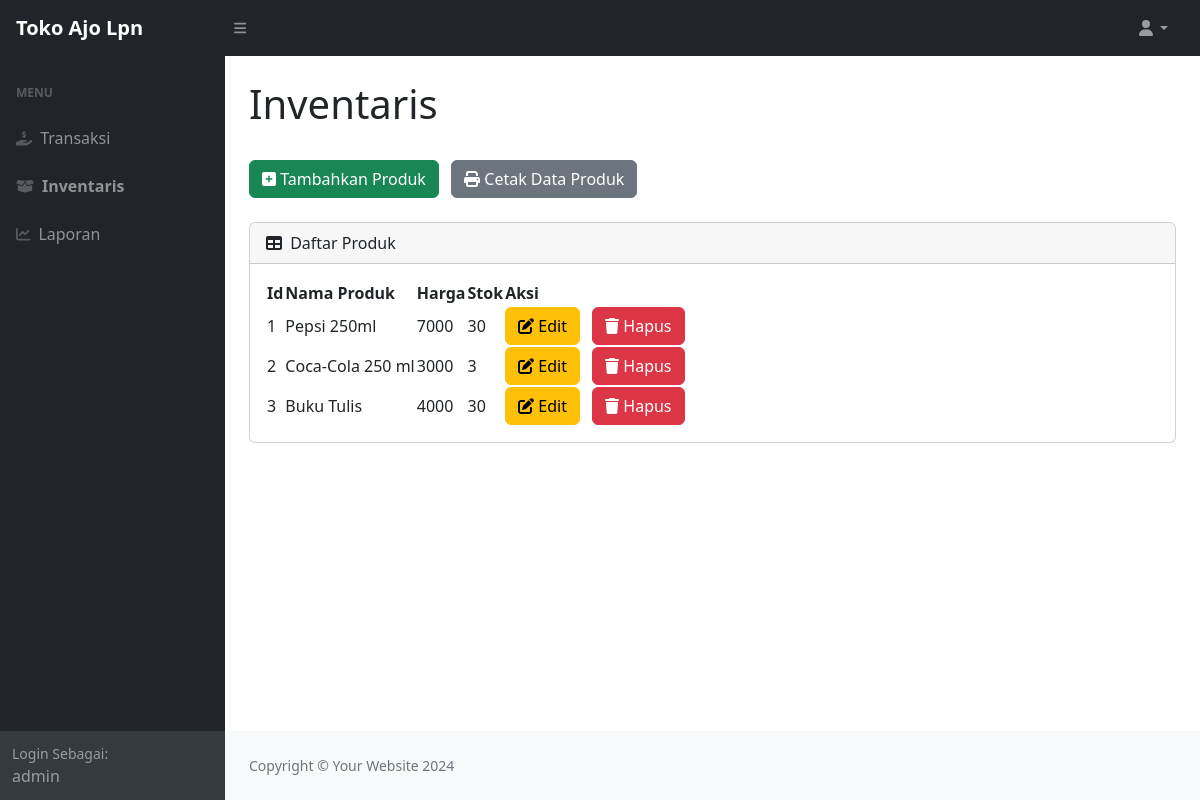
The page /tokoajo/inventaris.php (signed in) on the database its author committed.
### tables this page shows
CREATE TABLE `produk` (
  `idproduk` int(11) NOT NULL,
  `namaproduk` varchar(60) NOT NULL,
  `harga` int(11) NOT NULL,
  `stok` int(11) NOT NULL
);

### tokoajo/inventaris.php (the view, shortened to what this page needs)
<?php
require 'function.php';
?>
<!DOCTYPE html>
<html lang="en">
    <head>
        <link href="https://cdn.jsdelivr.net/npm/simple-datatables@7.1.2/dist/style.min.css" rel="stylesheet" />
        <link href="css/styles.css" rel="stylesheet" />
    </head>
    <body class="sb-nav-fixed">
        <nav class="sb-topnav navbar navbar-expand navbar-dark bg-dark">
            <a class="navbar-brand ps-3" href="index.php"><b>Toko Ajo Lpn</b></a>
            <button class="btn btn-link btn-sm order-1 order-lg-0 me-4 me-lg-0" id="sidebarToggle" href="#!"><i class="fas fa-bars"></i></button>
            <ul class="navbar-nav ms-auto ms-md-0 me-3 me-lg-4">
                <li class="nav-item dropdown">
                    <a class="nav-link dropdown-toggle" id="navbarDropdown" href="#" role="button" data-bs-toggle="dropdown" aria-expanded="false"><i class="fas fa-user fa-fw"></i></a>
                </li>
            </ul>
        </nav>
        <div id="layoutSidenav">
            <div id="layoutSidenav_nav">
                <nav class="sb-sidenav accordion sb-sidenav-dark" id="sidenavAccordion">
                    <div class="sb-sidenav-menu">
                        <div class="nav">
                            <div class="sb-sidenav-menu-heading">Menu</div>
                            <a class="nav-link" href="index.php">
                                <div class="sb-nav-link-icon"><i class="fa-solid fa-hand-holding-dollar"></i></div>
                                Transaksi
                            </a>
                            <a class="nav-link" href="inventaris.php">
                                <div class="sb-nav-link-icon"><i class="fa-solid fa-box-open"></i></div>
                                <b>Inventaris</b>
                            </a>
                            <a class="nav-link" href="laporan.php">
                                <div class="sb-nav-link-icon"><i class="fa-solid fa-chart-line"></i></div>
                                Laporan
                            </a>
                        </div>
                    </div>
                    <div class="sb-sidenav-footer">
                        <?php
                        $username = $_SESSION['username'];
                        ?>
                        <div class="small">Login Sebagai:</div>
                        <?=$username;?>
                    </div>
                </nav>
            </div>
            <div id="layoutSidenav_content">
                <main>
                    <div class="container-fluid px-4">
                        <h1 class="mt-4">Inventaris</h1>
                        <br>
                            <button type="button" class="btn btn-success me-2" data-bs-toggle="modal" data-bs-target="#myModal">
                            <i class="fa-solid fa-square-plus"></i>
                             Tambahkan Produk
                            </button>
                            <a href="cetakdataproduk.php" class="btn btn-secondary" target="_blank">
                            <i class="fa-solid fa-print"></i>
                             Cetak Data Produk</a>
                            <br><br>
                        <div class="card mb-4">
                            <div class="card-header">
                                <i class="fas fa-table me-1"></i>
                                Daftar Produk
                            </div>
                            <div class="card-body">
                                <table id="datatablesSimple">
                                    <thead>
                                        <tr>
                                            <th>Id</th>
                                            <th>Nama Produk</th>
                                            <th>Harga</th>
                                            <th>Stok</th>
                                            <th>Aksi</th>
                                        </tr>
                                    </thead>
                                    <tbody>
                                        <?php
                                        $ambilsemuadataproduk = mysqli_query($koneksi,"SELECT * FROM produk");
                                        $i = 1;
                                        while($data=mysqli_fetch_array($ambilsemuadataproduk)){
                                            $namaproduk = $data['namaproduk'];
                                            $harga = $data['harga'];
                                            $stok = $data['stok'];
                                            $idproduk = $data['idproduk'];
                                        ?>
                                        <tr>
                                            <td><?=$i++;?></td>
                                            <td><?=$namaproduk;?></td>
                                            <td><?=$harga;?></td>
                                            <td><?=$stok;?></td>
                                            <td>
                                            <button type="button" class="btn btn-warning me-2" data-bs-toggle="modal" data-bs-target="#edit<?=$idproduk;?>">
                                            <i class="fa-solid fa-pen-to-square"></i> Edit
                                            </button>
                                            <button type="button" class="btn btn-danger" data-bs-toggle="modal" data-bs-target="#hapus<?=$idproduk;?>">
                                            <i class="fa-solid fa-trash"></i> Hapus
                                            </button>
                                            </td>
                                        </tr>
                                        <?php
                                        };
                                        ?>
                                    </tbody>
                                </table>
                            </div>
                        </div>
                    </div>
                </main>
                <footer class="py-4 bg-light mt-auto">
                    <div class="container-fluid px-4">
                        <div class="d-flex align-items-center justify-content-between small">
                            <div class="text-muted">Copyright &copy; Your Website 2024</div>
                        </div>
                    </div>
                </footer>
            </div>
        </div>
    </body>
</html>

### rows shown on the page
produk: namaproduk "Pepsi 250ml", harga "7000", stok "30"
produk: namaproduk "Coca-Cola 250 ml", harga "3000", stok "3"
produk: namaproduk "Buku Tulis", harga "4000", stok "30"

### other values the page prints
$username "admin"
